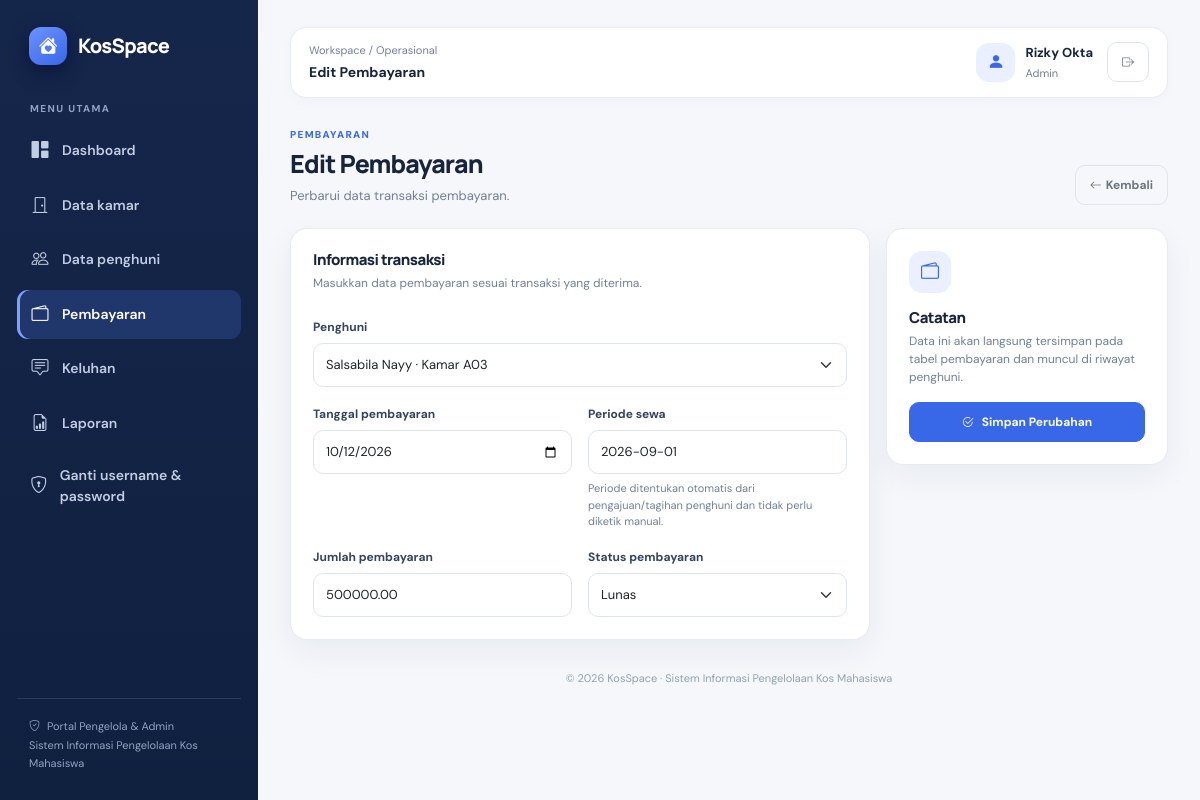
The app's page /admin/pembayaran_edit.php?id=17 (signed in) with its own data.
### tables this page shows
CREATE TABLE `pembayaran` (
  `id_pembayaran` int(10) UNSIGNED NOT NULL,
  `id_penghuni` int(10) UNSIGNED NOT NULL,
  `tanggal_pembayaran` date DEFAULT NULL,
  `periode_sewa` date NOT NULL,
  `jumlah_pembayaran` decimal(12,2) NOT NULL,
  `status_pembayaran` enum('belum_bayar','lunas','terlambat') NOT NULL DEFAULT 'belum_bayar',
  `created_at` timestamp NOT NULL DEFAULT current_timestamp()
);

CREATE TABLE `penghuni` (
  `id_penghuni` int(10) UNSIGNED NOT NULL,
  `id_user` int(10) UNSIGNED DEFAULT NULL,
  `id_kamar` int(10) UNSIGNED DEFAULT NULL,
  `nama` varchar(100) NOT NULL,
  `nomor_identitas_mahasiswa` varchar(30) NOT NULL,
  `no_telepon` varchar(20) DEFAULT NULL,
  `tanggal_mulai_tinggal` date NOT NULL,
  `status_penghuni` enum('aktif','nonaktif') NOT NULL DEFAULT 'aktif',
  `created_at` timestamp NOT NULL DEFAULT current_timestamp()
);

### includes/auth.php (called while the page is built, shortened)
<?php
function isPengelolaUtama(): bool
{
    return ($_SESSION['role'] ?? '') === 'pengelola';
}
?>

### admin/pembayaran_edit.php (the view, shortened to what this page needs)
<?php
require_once __DIR__ . '/../includes/auth.php'; wajibAdminArea(); require_once __DIR__ . '/../config/database.php';
$error='';$edit=true;$id=filter_input(INPUT_GET,'id',FILTER_VALIDATE_INT);$data=null;
if($edit){if(!$id){header('Location: pembayaran.php?pesan=tidak_ditemukan');exit;}$q=$pdo->prepare('SELECT * FROM pembayaran WHERE id_pembayaran=:id');$q->execute(['id'=>$id]);$data=$q->fetch();if(!$data){header('Location: pembayaran.php?pesan=tidak_ditemukan');exit;}}
$penghuni = $pdo->prepare("SELECT p.id_penghuni,p.nama,k.nomor_kamar,k.harga_sewa FROM penghuni p LEFT JOIN kamar k ON k.id_kamar=p.id_kamar ORDER BY p.nama");
$penghuni->execute();
$penghuni=$penghuni->fetchAll();
function eForm($v){return htmlspecialchars((string)$v,ENT_QUOTES,'UTF-8');}
$val=function($key,$default='')use($data){return $_POST[$key]??($data[$key]??$default);};
$judulHalaman='Edit Pembayaran'; $deskripsiHalaman='Perbarui data transaksi pembayaran.'; $tombolHalaman='Simpan Perubahan';
?>
<!doctype html><html lang="id"><head><meta charset="utf-8"><meta name="viewport" content="width=device-width,initial-scale=1"><title><?=eForm($judulHalaman)?> | KosSpace</title><link href="https://cdn.jsdelivr.net/npm/bootstrap@5.3.3/dist/css/bootstrap.min.css" rel="stylesheet"><link href="https://cdn.jsdelivr.net/npm/bootstrap-icons@1.11.3/font/bootstrap-icons.min.css" rel="stylesheet"><link href="../assets/css/app.css" rel="stylesheet"></head><body><div class="app-shell d-flex"><?php include __DIR__.'/../includes/admin_sidebar.php';?><main class="app-main"><header class="topbar"><div><div class="topbar-kicker">Workspace / Operasional</div><div class="topbar-title"><?=eForm($judulHalaman)?></div></div><div class="user-chip"><div class="avatar"><i class="bi bi-person-fill"></i></div><div class="d-none d-sm-block"><div class="user-name"><?=eForm($_SESSION['nama']??'Pengelola')?></div><div class="user-role"><?= isPengelolaUtama() ? 'Pengelola utama' : 'Admin' ?></div></div><a href="../logout.php" class="btn btn-outline-secondary ms-1"><i class="bi bi-box-arrow-right"></i></a></div></header><section class="page-heading"><div><div class="eyebrow">Pembayaran</div><h1><?=eForm($judulHalaman)?></h1><p><?=eForm($deskripsiHalaman)?></p></div><a href="pembayaran.php" class="btn btn-outline-secondary"><i class="bi bi-arrow-left me-1"></i>Kembali</a></section><?php if($error):?><div class="alert alert-danger"><i class="bi bi-exclamation-circle me-2"></i><?=eForm($error)?></div><?php endif;?><form method="post"><input type="hidden" name="csrf_token" value="<?=eForm($_SESSION['csrf_token'])?>"><div class="row g-3"><div class="col-lg-8"><section class="panel"><h2 class="panel-title">Informasi transaksi</h2><div class="panel-subtitle mb-4">Masukkan data pembayaran sesuai transaksi yang diterima.</div><div class="row g-3"><div class="col-12"><label class="form-label">Penghuni</label><select name="id_penghuni" class="form-select" required><option value="">Pilih penghuni</option><?php foreach($penghuni as $p):?><option value="<?=$p['id_penghuni']?>" <?=((string)$val('id_penghuni')===(string)$p['id_penghuni'])?'selected':''?>><?=eForm($p['nama'])?> · Kamar <?=eForm($p['nomor_kamar']??'-')?></option><?php endforeach;?></select></div><div class="col-md-6"><label class="form-label">Tanggal pembayaran</label><input type="date" name="tanggal_pembayaran" class="form-control" value="<?=eForm($val('tanggal_pembayaran',date('Y-m-d')))?>" required></div><div class="col-md-6"><label class="form-label">Periode sewa</label><input name="periode_sewa" class="form-control" value="<?=eForm($val('periode_sewa'))?>" readonly><div class="form-hint">Periode ditentukan otomatis dari pengajuan/tagihan penghuni dan tidak perlu diketik manual.</div></div><div class="col-md-6"><label class="form-label">Jumlah pembayaran</label><input type="number" min="0" step="1" name="jumlah_pembayaran" class="form-control" placeholder="500000" value="<?=eForm($val('jumlah_pembayaran'))?>" required></div><div class="col-md-6"><label class="form-label">Status pembayaran</label><select name="status_pembayaran" class="form-select" required><option value="lunas" <?= $val('status_pembayaran','lunas')==='lunas'?'selected':''?>>Lunas</option><option value="belum_bayar" <?= $val('status_pembayaran')==='belum_bayar'?'selected':''?>>Belum lunas</option></select></div></div></section></div><div class="col-lg-4"><section class="panel"><span class="stat-icon icon-blue mb-3"><i class="bi bi-wallet2"></i></span><h2 class="panel-title">Catatan</h2><div class="panel-subtitle mb-3">Data ini akan langsung tersimpan pada tabel pembayaran dan muncul di riwayat penghuni.</div><button class="btn btn-primary w-100" type="submit"><i class="bi bi-check2-circle me-2"></i><?=eForm($tombolHalaman)?></button></section></div></div></form><footer class="app-footer">&copy; <?=date('Y')?> KosSpace · Sistem Informasi Pengelolaan Kos Mahasiswa</footer></main></div></body></html>

### assets/css/app.css (style rules this page uses)
:root { --ks-navy:#15264b;--ks-navy-2:#1c3565;--ks-blue:#3867e8;--ks-blue-soft:#eaf0ff;--ks-bg:#f5f7fb;--ks-card:#fff;--ks-text:#18243a;--ks-muted:#718096;--ks-border:#e6ebf3;--ks-green:#138a63;--ks-shadow:0 12px 32px rgba(22,39,73,.055) }
* { box-sizing:border-box }
body { margin:0;background:var(--ks-bg);color:var(--ks-text);font-family:'DM Sans',system-ui,sans-serif;font-size:14px }
h1,h2,h3,h4,h5,h6,.brand,.stat-value { font-family:'Manrope','DM Sans',sans-serif;letter-spacing:-.035em }
a { text-decoration:none }
.app-shell { min-height:100vh }
.app-main { min-width:0;flex:1;padding:27px 32px 25px }
.topbar { display:flex;align-items:center;justify-content:space-between;gap:16px;background:#fff;border:1px solid var(--ks-border);border-radius:16px;padding:14px 18px;margin-bottom:29px;box-shadow:0 3px 14px rgba(22,39,73,.025) }
.topbar-kicker { font-size:11px;color:var(--ks-muted);margin-bottom:3px }
.topbar-title { font-size:14px;font-weight:700 }
.user-chip { display:flex;align-items:center;gap:10px }
.avatar { width:39px;height:39px;display:grid;place-items:center;border-radius:13px;background:var(--ks-blue-soft);color:var(--ks-blue);font-size:17px;font-weight:800;flex-shrink:0 }
.user-name { font-weight:700;font-size:13px }
.user-role { color:var(--ks-muted);font-size:11px;margin-top:2px }
.page-heading { display:flex;align-items:flex-end;justify-content:space-between;gap:15px;margin-bottom:23px }
.page-heading h1 { font-size:25px;font-weight:800;margin:0 0 7px }
.page-heading p { margin:0;color:var(--ks-muted);font-size:13px }
.eyebrow { color:var(--ks-blue);font-size:10px;text-transform:uppercase;letter-spacing:.13em;font-weight:800;margin-bottom:7px }
.panel,.stat-card { background:var(--ks-card);border:1px solid var(--ks-border);border-radius:17px;box-shadow:var(--ks-shadow) }
.panel { padding:22px }
.panel-title { font-size:15px;font-weight:800;margin:0 }
.panel-subtitle { color:var(--ks-muted);font-size:12px;margin-top:5px }
.stat-icon { width:42px;height:42px;border-radius:13px;display:grid;place-items:center;font-size:18px }
.icon-blue { background:#eaf0ff;color:#3867e8 }
.btn { border-radius:10px;font-weight:700;font-size:12px;padding:10px 14px }
.btn-primary { background:var(--ks-blue);border-color:var(--ks-blue) }
.btn-outline-secondary,.btn-outline-danger { border-color:#dfe5ef }
.form-control,.form-select { border-color:#dfe5ef;border-radius:10px;min-height:44px;font-size:13px;padding:10px 12px }
.form-label { font-size:12px;font-weight:700;color:#35445e;margin-bottom:7px }
.form-hint { color:var(--ks-muted);font-size:11px;margin-top:6px }
.app-footer { text-align:center;color:#94a0b3;font-size:11px;margin-top:30px }

### records on screen
pembayaran: id_penghuni "Salsabila Nayy · Kamar A03", tanggal_pembayaran "10/12/2026", periode_sewa "2026-09-01", jumlah_pembayaran "500000.00", status_pembayaran "Lunas"

### other values on screen
eForm($judulHalaman) "Edit Pembayaran"
eForm($_SESSION['nama']??'Pengelola') "Rizky Okta"
eForm($deskripsiHalaman) "Perbarui data transaksi pembayaran."
eForm($tombolHalaman) "Simpan Perubahan"
